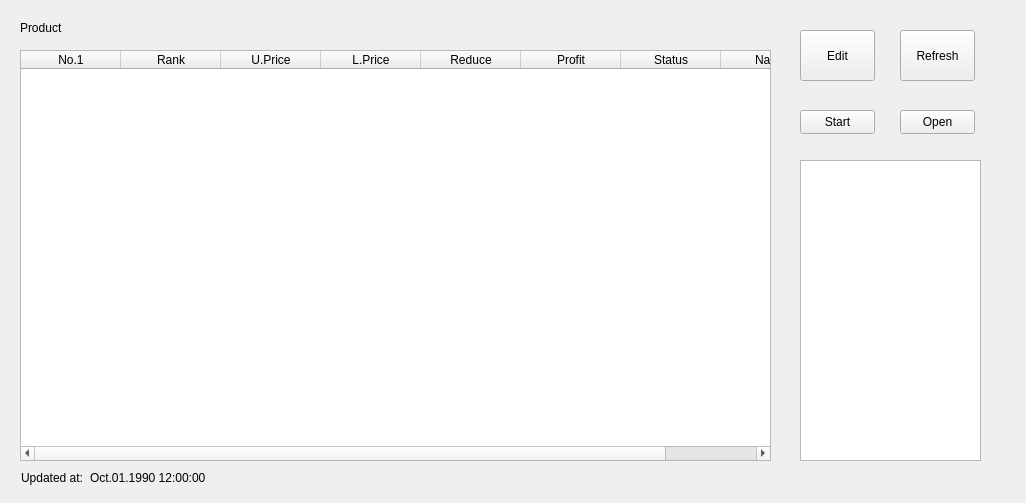
<?xml version="1.0" encoding="UTF-8"?>
<ui version="4.0">
 <class>Form</class>
 <widget class="QWidget" name="Form">
  <property name="geometry">
   <rect>
    <x>0</x>
    <y>0</y>
    <width>1026</width>
    <height>503</height>
   </rect>
  </property>
  <property name="windowTitle">
   <string>Form</string>
  </property>
  <widget class="QTableWidget" name="pricingBoard">
   <property name="geometry">
    <rect>
     <x>20</x>
     <y>50</y>
     <width>751</width>
     <height>411</height>
    </rect>
   </property>
   <column>
    <property name="text">
     <string>No.1</string>
    </property>
   </column>
   <column>
    <property name="text">
     <string>Rank</string>
    </property>
   </column>
   <column>
    <property name="text">
     <string>U.Price</string>
    </property>
   </column>
   <column>
    <property name="text">
     <string>L.Price</string>
    </property>
   </column>
   <column>
    <property name="text">
     <string>Reduce</string>
    </property>
   </column>
   <column>
    <property name="text">
     <string>Profit</string>
    </property>
   </column>
   <column>
    <property name="text">
     <string>Status</string>
    </property>
   </column>
   <column>
    <property name="text">
     <string>Name</string>
    </property>
   </column>
  </widget>
  <widget class="QLabel" name="updateTime">
   <property name="geometry">
    <rect>
     <x>90</x>
     <y>470</y>
     <width>181</width>
     <height>16</height>
    </rect>
   </property>
   <property name="text">
    <string>Oct.01.1990 12:00:00</string>
   </property>
  </widget>
  <widget class="QPushButton" name="refreshButton">
   <property name="geometry">
    <rect>
     <x>900</x>
     <y>30</y>
     <width>75</width>
     <height>51</height>
    </rect>
   </property>
   <property name="text">
    <string>Refresh</string>
   </property>
  </widget>
  <widget class="QPushButton" name="openUrlButton">
   <property name="geometry">
    <rect>
     <x>900</x>
     <y>110</y>
     <width>75</width>
     <height>24</height>
    </rect>
   </property>
   <property name="text">
    <string>Open</string>
   </property>
  </widget>
  <widget class="QPushButton" name="editButton">
   <property name="geometry">
    <rect>
     <x>800</x>
     <y>30</y>
     <width>75</width>
     <height>51</height>
    </rect>
   </property>
   <property name="text">
    <string>Edit</string>
   </property>
  </widget>
  <widget class="QTextBrowser" name="detailBrowser">
   <property name="geometry">
    <rect>
     <x>800</x>
     <y>160</y>
     <width>181</width>
     <height>301</height>
    </rect>
   </property>
  </widget>
  <widget class="QPushButton" name="startButton">
   <property name="geometry">
    <rect>
     <x>800</x>
     <y>110</y>
     <width>75</width>
     <height>24</height>
    </rect>
   </property>
   <property name="text">
    <string>Start</string>
   </property>
  </widget>
  <widget class="QLabel" name="label">
   <property name="geometry">
    <rect>
     <x>21</x>
     <y>470</y>
     <width>64</width>
     <height>16</height>
    </rect>
   </property>
   <property name="text">
    <string>Updated at: </string>
   </property>
  </widget>
  <widget class="QLabel" name="productName">
   <property name="geometry">
    <rect>
     <x>20</x>
     <y>20</y>
     <width>741</width>
     <height>16</height>
    </rect>
   </property>
   <property name="text">
    <string>Product</string>
   </property>
  </widget>
 </widget>
 <resources/>
 <connections/>
</ui>
